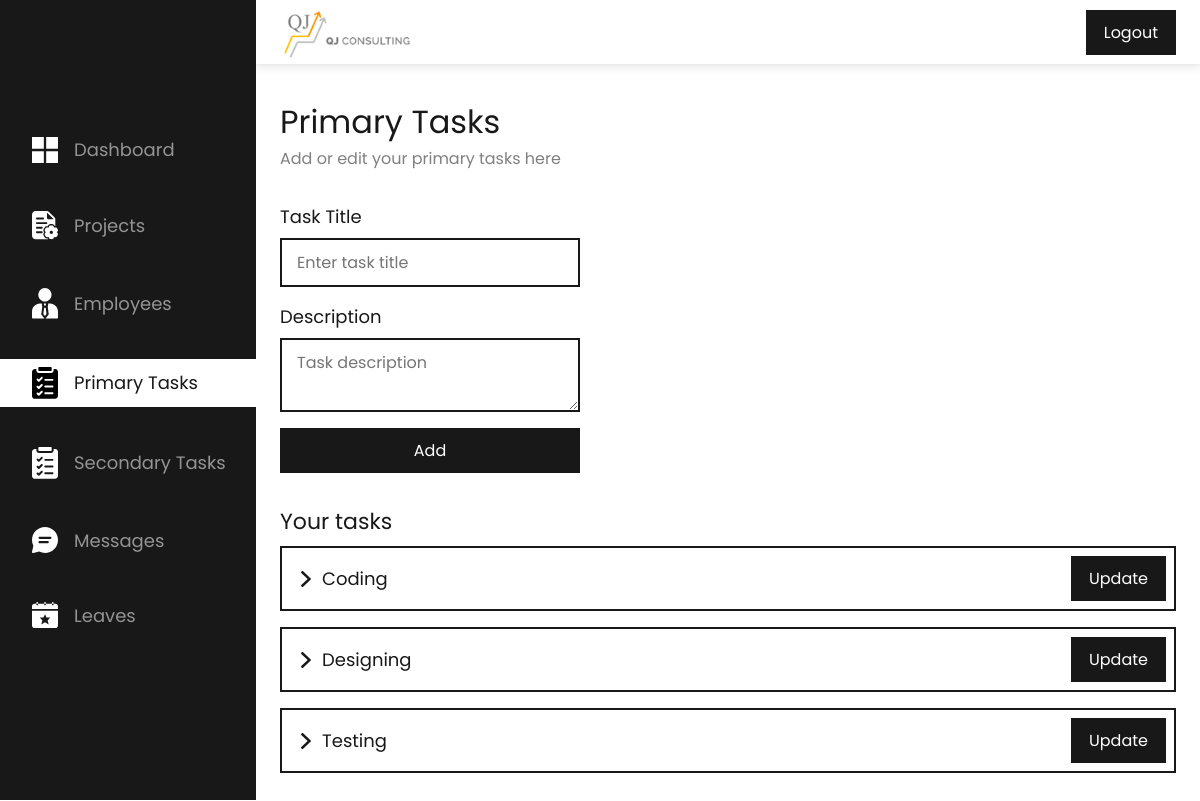
Screenshot of /admin/primaryTasks.php (signed in) with the database file from the repository.
### tables this page shows
CREATE TABLE `task_master` (
  `task_id` int NOT NULL AUTO_INCREMENT,
  `title` varchar(1024) NOT NULL,
  `description` varchar(8192) NOT NULL,
  `activity` tinyint(1) NOT NULL DEFAULT '1',
  PRIMARY KEY (`task_id`)
);

### admin/primaryTasks.php (the view, shortened to what this page needs)
<?php
    include("./../connection/connection.php");
?>
<!DOCTYPE html>
<html lang="en">
    <head>
        <link rel="stylesheet" href="./../css/style.css">
        <link rel="stylesheet" href="./../css/navigation.css">
    </head>
    <body>
        <?php include("./topNavigation.php"); ?>
        <?php include("./sideNavigation.php"); ?>
        <div class="container">
            <div class="my-32 px-2vw">
                <div class="font-32">
                    Primary Tasks
                </div>
                <div class="font-16 color-2" style="color: grey;">Add or edit your primary tasks here</div>
            </div>
            <div class="my-32 px-2vw">
                <form class="w300-px" method="POST">
                    <div class="flex flex-column gap-16">
                        <div class="flex flex-column gap-8 font-18">
                            Task Title
                            <input class="input-field font-16" type="text" placeholder="Enter task title" name="title">
                        </div>
                        <div class="flex flex-column gap-8 font-18">
                            Description
                            <textarea class="input-field resize-y font-16" placeholder="Task description" name="description"></textarea>
                        </div>
                        <div class="flex flex-column gap-8">
                            <input class="button-1 font-16" type="submit" value="Add" name="submit">
                        </div>
                    </div>
                </form>
            </div>
            <div class="my-32 px-2vw">
                <div class="font-22">Your tasks</div>
                <div class="my-8 flex flex-column gap-16">
                    <?php
                        $query = "SELECT * FROM `task_master`";
                        $data = mysqli_query($connection, $query);
                        while($ar = mysqli_fetch_array($data))
                        {
                    ?>
                            <div class="card-1">
                                <form class="flex flex-column gap-16" method="POST">
                                    <div class="flex align-center justify-between">
                                        <div class="flex align-center gap-8">
                                            <img src="./../res/icons/right-cheveron.svg" alt="" onclick="showDetails(this)">
                                            <input class="font-18 w100-percent" type="text" value="<?php echo $ar['title']; ?>" name="title">
                                        </div>
                                        <input class="button-1 font-16" type="submit" value="Update" name="update">
                                    </div>
                                </form>
                            </div>
                    <?php
                        }
                    ?>
                </div>
            </div>
        </div>
    </body>
</html>

### css/style.css (style rules this page uses)
* { margin: 0; padding: 0; box-sizing: border-box; text-decoration: none; outline: none; border: none; font-family: "Poppins", sans-serif; color: var(--theme-color-3); user-select: none; }
:root { --theme-color-1: #000000; --theme-color-2: #FFFFFF; --theme-color-3: #181818; }
.container { margin-top: 64px; margin-left: 256px; padding-top: 2px; }
.resize-y { resize: vertical; }
.w100-percent { width: 100%; }
.w300-px { width: 300px; }
.flex { display: flex; }
.flex-column { flex-direction: column; }
.justify-between { justify-content: space-between; }
.align-center { align-items: center; }
.gap-8 { gap: 8px; }
.gap-16 { gap: 16px; }
.my-8 { margin-top: 8px; margin-bottom: 8px; }
.my-32 { margin-top: 32px; margin-bottom: 32px; }
.px-2vw { padding-left: 2vw; padding-right: 2vw; }
.font-16 { font-size: 16px; }
.font-18 { font-size: 18px; }
.font-22 { font-size: 22px; }
.font-32 { font-size: 32px; }
.input-field { border: 2px solid var(--theme-color-3); padding: 10px 15px; }
.button-1 { border: 2px solid var(--theme-color-3); background-color: var(--theme-color-3); color: var(--theme-color-2); padding: 8px 16px; cursor: pointer; }
.card-1 { border: 2px solid var(--theme-color-3); padding: 8px 8px 8px 16px; height: 65px; overflow: hidden; }

### rows the page displays
task_master: title "Coding"
task_master: title "Designing"
task_master: title "Testing"
